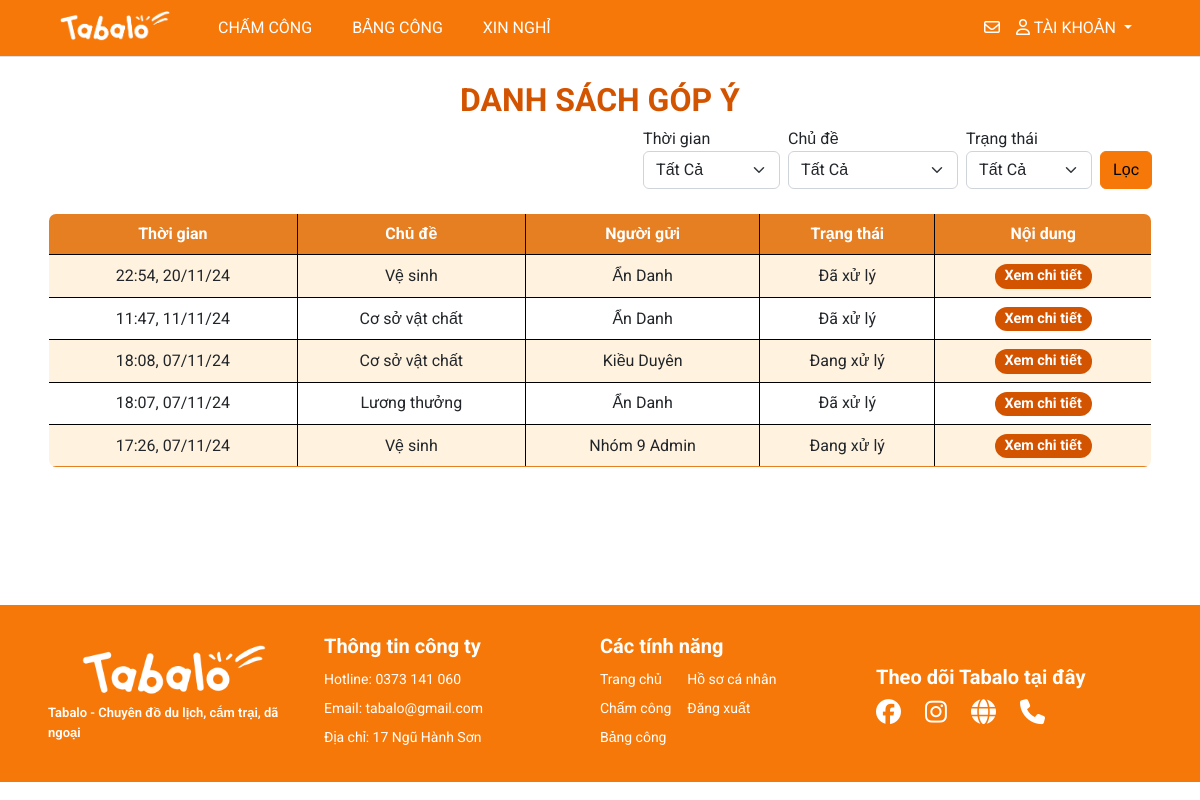
Before: /management/letter/ (signed in) with the older database file.
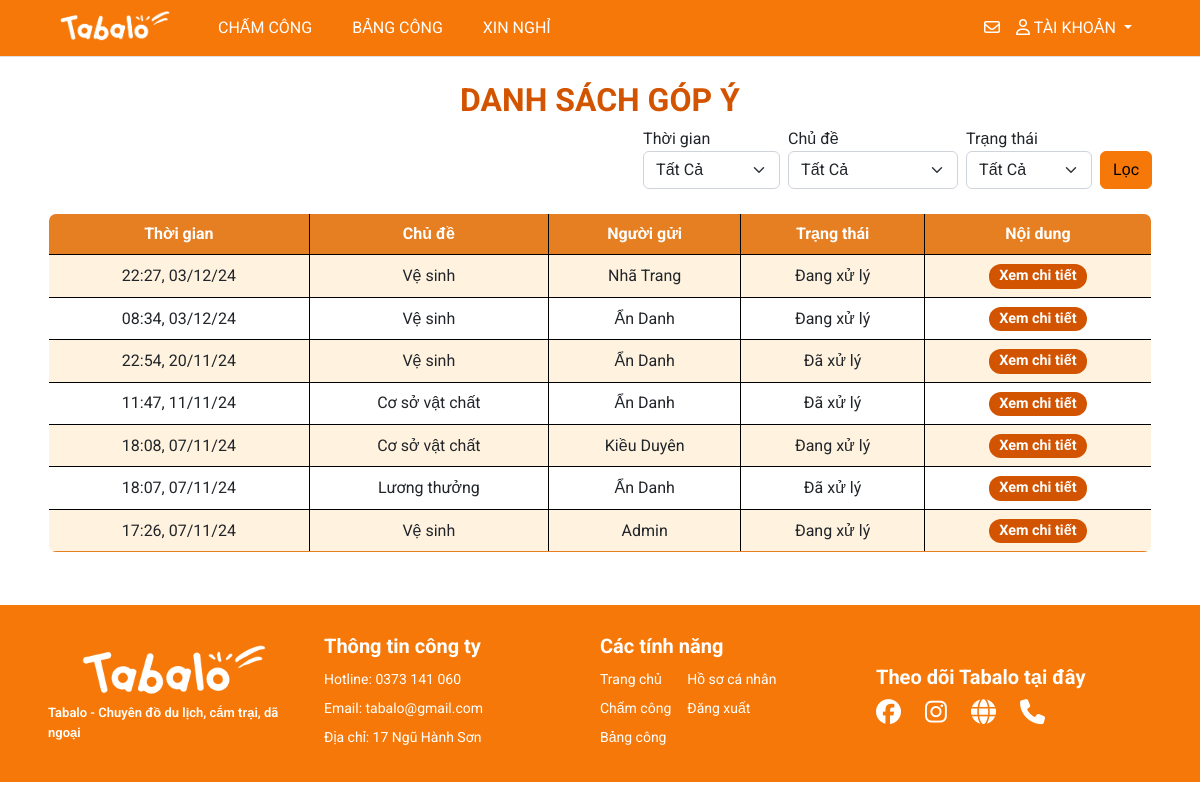
After: the same page with the newer database file.
### myapp/models.py (models this page shows, shortened)
class Letter(models.Model):
    user = models.ForeignKey(User, on_delete=models.CASCADE)
    is_anonymous = models.BooleanField(default=False)
    topic = models.ForeignKey(TopicLetter, on_delete=models.CASCADE)
    content = models.TextField()
    status = models.CharField(max_length=30, choices=[('Đang xử lý', 'Đang xử lý'),('Đã xử lý', 'Đã xử lý')], default='Đang xử lý')
    created_at = models.DateTimeField(auto_now_add=True)

class TopicLetter(models.Model):
  name = models.CharField(max_length=50)
  def __str__(self):
      return self.name

### management/views.py (the view, shortened to what this page needs)
# urls.py: path('letter/', views.letter, name='main-letter'),
def letter(request):
  if request.user.is_authenticated:
    title = 'Danh sách đóng góp ý kiến'
    letters = Letter.objects.all().order_by('-created_at')
    topics = TopicLetter.objects.all()
    topic_rq = request.GET.get('topic', '')
    status = request.GET.get('status', '')
    time = request.GET.get('time', '')
    if topic_rq:
      letters = letters.filter(topic__name=topic_rq)
    if status:
      letters = letters.filter(status=status)
    paginator = Paginator(letters, 10)
    page_number = request.GET.get('page', '')
    try:
      page_obj = paginator.get_page(page_number)
    except PageNotAnInteger:
      page_obj = paginator.page(1)
    except EmptyPage:
      page_obj = paginator.page(paginator.num_pages)
    query_params = request.GET.copy()
    if 'page' in query_params:
      query_params.pop('page')
    context = {'title': title,
               'topics': topics,
               'time': time,
               'topic_rq': topic_rq,
               'status': status,
               'page_obj': page_obj,
               'query_params': query_params.urlencode()}
    return render(request, 'pages/main_letter.html', context)
  else:
    messages.warning(request, 'Không có quyền truy cập')
    return redirect('/')

### management/context_processors.py (called while the page is built)
def pending_dayoff(request):
  count_pending = DayOffRequest.objects.filter(status='pending').count()
  return {'count_pending': count_pending}

### templates/pages/main_letter.html (shortened to what this page needs)
{% extends '../layouts/base.html' %}
{% block main %}
<br>
<h1 style="text-align: center; font-size: 2rem; font-weight: bold; color: #D35400;">DANH SÁCH GÓP Ý</h1>
{% include 'partials/filter_letter.html' %}
<br>
<table class="table table-hover table-bordered custom-border" style="border-radius: 8px; overflow: hidden;">
  <thead class="bg-tab text-white" style="background-color: #E67E22;">
    <tr>
      <th scope="col" class="text-center" style="vertical-align: middle;">Thời gian</th>
      <th scope="col" class="text-center" style="vertical-align: middle;">Chủ đề</th>
      <th scope="col" class="text-center" style="vertical-align: middle;">Người gửi</th>
      <th scope="col" class="text-center" style="vertical-align: middle;">Trạng thái</th>
      <th scope="col" class="text-center" style="vertical-align: middle;">Nội dung</th>
    </tr>
  </thead>
  <tbody>
    {% for letter in page_obj %}
    <tr style="transition: background-color 0.3s;">
      <td class="text-center align-middle">{{ letter.created_at|date:"H:i, d/m/y" }}</td>
      <td class="text-center align-middle">{{ letter.topic.name }}</td>
      <td class="text-center align-middle">
      {% if letter.is_anonymous %}
        Ẩn Danh
      {% else %}
        {{ letter.user.first_name }} {{ letter.user.last_name }}
      {% endif %}
      </td>
      <td class="text-center align-middle">
        {{ letter.status }}
      </td>
      <td class="text-center align-middle">
        <a class="badge bg-status-left" style="text-decoration: none;" href="/letters/{{letter.id}}/">Xem chi tiết</a>
      </td>
    </tr>
    {% endfor %}
  </tbody>
</table>
<br>
{% endblock %}

Changed rows visible on the page:
added Letter: created_at "22:27, 03/12/24", topic.name "Vệ sinh", user.first_name "Nhã", user.last_name "Trang", status "Đang xử lý"
added Letter: created_at "08:34, 03/12/24", topic.name "Vệ sinh", is_anonymous "Ẩn Danh", status "Đang xử lý"
changed through a linked row, Letter "Admin": user.first_name "Nhóm 9" → (not shown)
